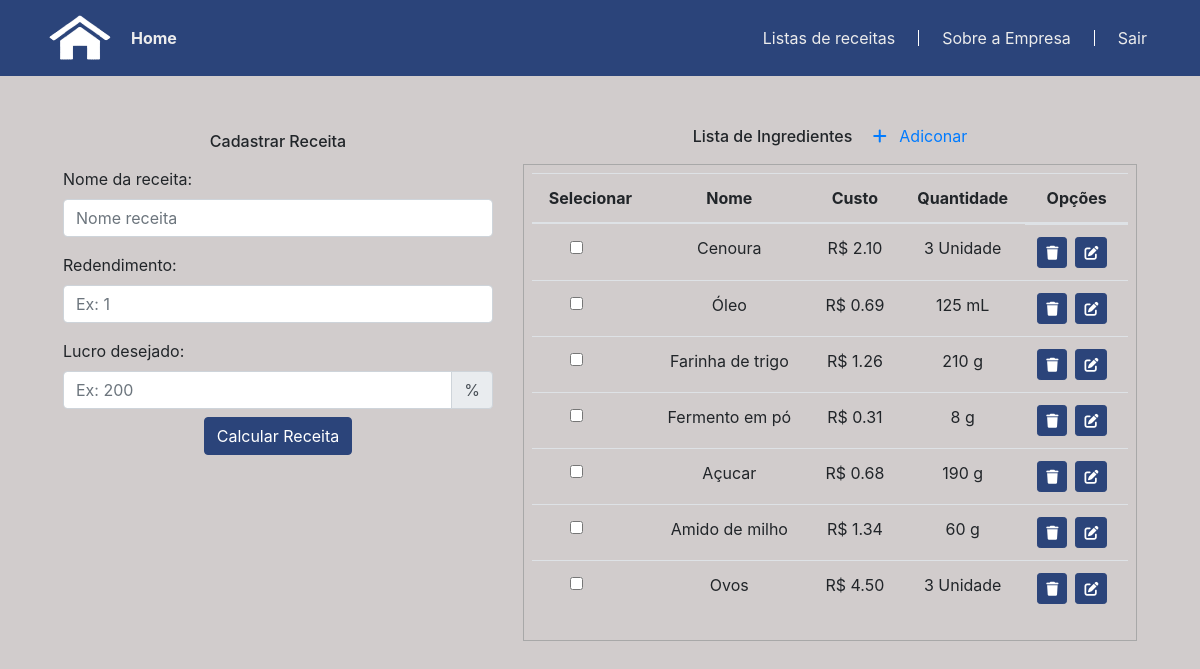
Page /cadastrar_nova_receita.php (signed in) on the committed database.
### tables this page shows
CREATE TABLE IF NOT EXISTS `tb_ingredientes` (
  `id_ingredientes` int(11) NOT NULL AUTO_INCREMENT,
  `nome` varchar(80) NOT NULL,
  `custo_total` decimal(10,2) NOT NULL,
  `qtd_comprada` float NOT NULL,
  `qtd_usada` float NOT NULL,
  `id_medida` int(11) DEFAULT NULL,
  PRIMARY KEY (`id_ingredientes`),
  KEY `nome_medida` (`id_medida`)
);

CREATE TABLE IF NOT EXISTS `tb_medida` (
  `id_medida` int(11) NOT NULL AUTO_INCREMENT,
  `qtd_comprada_medida` varchar(8) NOT NULL,
  `qtd_usada_medida` varchar(8) NOT NULL,
  PRIMARY KEY (`id_medida`)
);

### tratamento_tb_receita.php (called while the page is built, shortened)
<?php
    if($dados['qtd_comprada_medida'] == 'Kg' && $dados['qtd_usada_medida'] == 'g' ){
        $calculo_comprada = $dados['qtd_comprada'] * 1000;
        $calculo_qtd_usada = ($dados['custo_total'] / $calculo_comprada) * $dados['qtd_usada'];
        $custo_formatado = number_format($calculo_qtd_usada, 2);
    }else if($dados['qtd_comprada_medida'] == 'Kg' && $dados['qtd_usada_medida'] == 'mg' ){
      $calculo_comprada = $dados['qtd_comprada'] * 1000000;
      $calculo_qtd_usada = ($dados['custo_total'] / $calculo_comprada) * $dados['qtd_usada'];
        $custo_formatado = number_format($calculo_qtd_usada, 2);
    }
    if($dados['qtd_comprada_medida'] == 'Unidade' && $dados['qtd_usada_medida'] == 'Unidade' ){
      $calculo_qtd_usada = ($dados['custo_total'] / $dados['qtd_comprada']) * $dados['qtd_usada'];
      $custo_formatado = number_format($calculo_qtd_usada, 2);
    }
    if($dados['qtd_comprada_medida'] == 'g' && $dados['qtd_usada_medida'] == 'g' ){
      $calculo_qtd_usada = ($dados['custo_total'] / $dados['qtd_comprada']) * $dados['qtd_usada'];
      $custo_formatado = number_format($calculo_qtd_usada, 2);
    }
    if($dados['qtd_comprada_medida'] == 'mL' && $dados['qtd_usada_medida'] == 'mL' ){
      $calculo_qtd_usada = ($dados['custo_total'] / $dados['qtd_comprada']) * $dados['qtd_usada'];
      $custo_formatado = number_format($calculo_qtd_usada, 2);
    }
?>

### cadastrar_nova_receita.php (the view, shortened to what this page needs)
<?php
  include('conexao.php');
?>
<!DOCTYPE html>
<html lang="pt-br">
<head>
  <link rel="stylesheet" type="text/css" href="css/estilo2.css">
  <link rel="stylesheet" href="https://maxcdn.bootstrapcdn.com/bootstrap/4.0.0/css/bootstrap.min.css"
>
</head>
<body class="bg-color-">
  <?php
    include_once('menu.php');
  ?>
  <div class="d-flex m-5">
    <div class="container">
      <form action="calculo_receita.php" method="post">
        <div class="row">
          <div class="col-md-5">
            <div class="text-center mt-2 mb-3">
              <p class="h6">Cadastrar Receita</p>
            </div>
            <div class="mb-3">
              <label for="" class="form-label">Nome da receita:</label>
              <input name="nome_receita" type="text" class="form-control" id="inputNomeReceita" aria-describedby="emailHelp"
                placeholder="Nome receita">
            </div>
            <div class="mb-3">
              <label for="" class="form-label">Redendimento:</label>
              <input name="rendimento" type="text" class="form-control" id="inputRendimento" placeholder="Ex: 1">
            </div>
            <div>
              <label for="" class="form-label">Lucro desejado:</label>
            </div>
            <div class="input-group">
              <input name="lucro" type="text" class="form-control" id="inputLucroDesejado" placeholder="Ex: 200">
              <div class="input-group-append">
                <span class="input-group-text" id="basic-addon2">%</span>
              </div>
            </div>
            <div class="text-center mt-2 mb-4">
              <button type="submit" class="btn btn-warning">Calcular Receita</button>
            </div>
          </div>
          <div class="col-md-7 text-center">
            <div class="text-center">
              <span class="mr-3 h6">Lista de Ingredientes</span>
              <a href="cadastrar_ingredientes.php">
                <i class="fas fa-plus"></i>
                <span class="ml-2">Adiconar</span>
              </a>
            </div>
            <div class="lista_ingredientes p-2 mt-3 mb-3 table-responsive">
              <table class="table">
                <thead>
                  <tr>
                    <th scope="col">Selecionar</th>
                    <th scope="col">Nome</th>
                    <th scope="col">Custo</th>
                    <th scope="col">Quantidade</th>
                    <th scope="col">Opções</th>
                  </tr>
                </thead>
                <tbody>
                  <?php
                  $sql = "SELECT tb_ingredientes.*, tb_medida.* FROM tb_ingredientes JOIN tb_medida ON tb_ingredientes.id_medida = tb_medida.id_medida";
                  $resultado = mysqli_query($conecta, $sql);
                  if($resultado && mysqli_num_rows($resultado) > 0){
                     while($dados = mysqli_fetch_assoc($resultado)){
                        include ('tratamento_tb_receita.php');
                  ?>
                  <tr>
                    <td>
                      <input class="form-check-input" type="checkbox" name="ids[]" value="<?php echo $dados['id_medida'];?>">
                    </td>
                    <td>
                      <?php echo $dados['nome'];?>
                    </td>
                    <td>
                      <?php echo 'R$ ' . $custo_formatado;?>
                      </form>
                    </td>
                    <td>
                      <?php echo $dados['qtd_usada'] . ' ' . $dados['qtd_usada_medida'];?>
                    </td>
                    <td class="d-flex">
                      <div>
                      <form action="remover_linha.php" method="post">
                        <button class="btn btn-sm btn-warning" type="submit"><i class="fa-solid fa-trash"></i></button>
                      </form>
                      </div>
                      <form class="ml-2" action="editar_ingredientes.php" method="post">
                        <button class="btn btn-sm btn-warning" type="submit"><i
                            class="fa-solid fa-pen-to-square"></i></button>
                      </form>
                    </td>
                  </tr>
                  <?php  };
                  }else {
                    echo 'Nenhum dado cadastrado';
                  };
                ?>
    </div>
  </div>
</body>
</html>

### menu.php (shortened to what this page needs)
<header>
    <nav class="navbar navbar-expand-md navbar-light navbar-transparente d-flex p-2">
      <div class="container">
        <a href="home.php" class="navbar-brand links">
          <img src="img/casa.png" alt="" width="70" height="50">
        </a>
        <span><a class="links" href="home.php"><strong>Home</strong></a></span>
        <div class="collapse navbar-collapse " id="nav-principal">
          <ul class="navbar-nav ml-auto">
            <li class="nav-item ">
              <a href="lista_receitas.php" class="nav-link"><strong>Listas de receitas</strong></a>
            </li>
            <li class="nav-item">
              <a href="sobre_empresa.php" class="nav-link"><strong>Sobre a Empresa</strong></a>
            </li>
            <li class="nav-item">
              <a href="logout.php" class="nav-link"><strong>Sair</strong></a>
            </li>
          </ul>
        </div>
      </div>
    </nav>
  </header>

### css/estilo2.css (style rules this page uses)
* { margin: 0; }
html, body, #login-page { height: 100%; }
.bg-color- { background-color: #d1cccc; }
nav.navbar-transparente { background: #2b447a; padding: 15px 0px; }
.navbar-light .navbar-nav .nav-link { color: rgb(236, 236, 236) !important; font-weight: 100; }
.btn-warning { color: white !important; background: #2b447a !important; border: 1px solid #2b447a !important; }
.lista_ingredientes { border: 1px solid rgb(168, 168, 168); }
.links { text-decoration: none !important; color: rgb(236, 236, 236) !important; }

### rows in the picture
tb_ingredientes: nome "Cenoura", custo_formatado "2.10", qtd_usada "3", id_medida.qtd_usada_medida "Unidade"
tb_ingredientes: nome "Óleo", custo_formatado "0.69", qtd_usada "125", id_medida.qtd_usada_medida "mL"
tb_ingredientes: nome "Farinha de trigo", custo_formatado "1.26", qtd_usada "210", id_medida.qtd_usada_medida "g"
tb_ingredientes: nome "Fermento em pó", custo_formatado "0.31", qtd_usada "8", id_medida.qtd_usada_medida "g"
tb_ingredientes: nome "Açucar", custo_formatado "0.68", qtd_usada "190", id_medida.qtd_usada_medida "g"
tb_ingredientes: nome "Amido de milho", custo_formatado "1.34", qtd_usada "60", id_medida.qtd_usada_medida "g"
tb_ingredientes: nome "Ovos", custo_formatado "4.50", qtd_usada "3", id_medida.qtd_usada_medida "Unidade"
